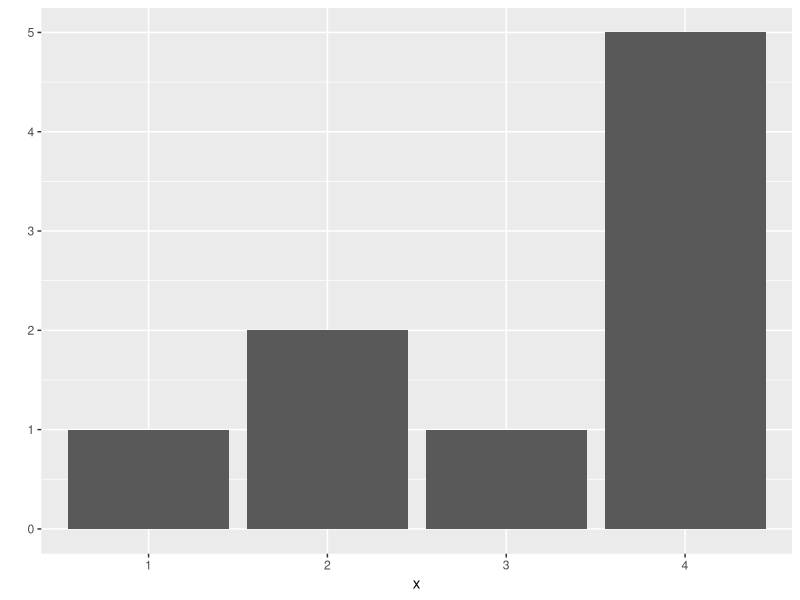
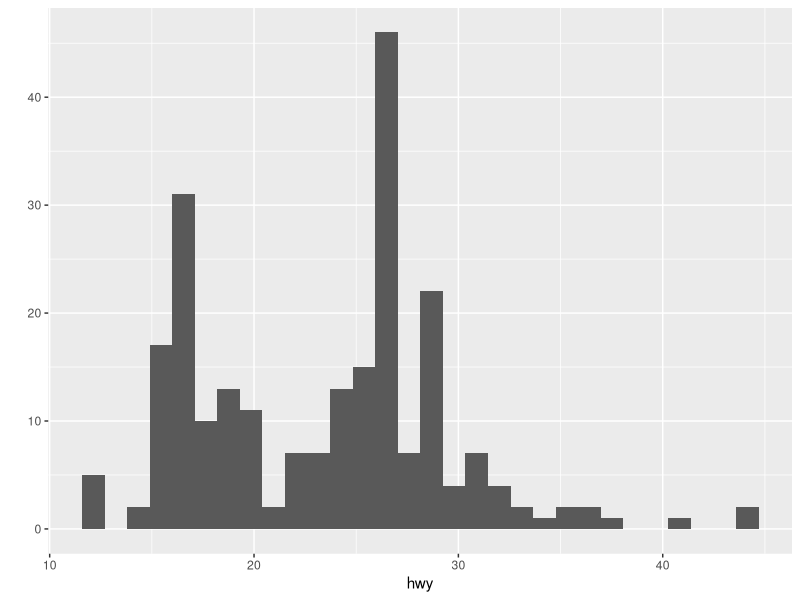
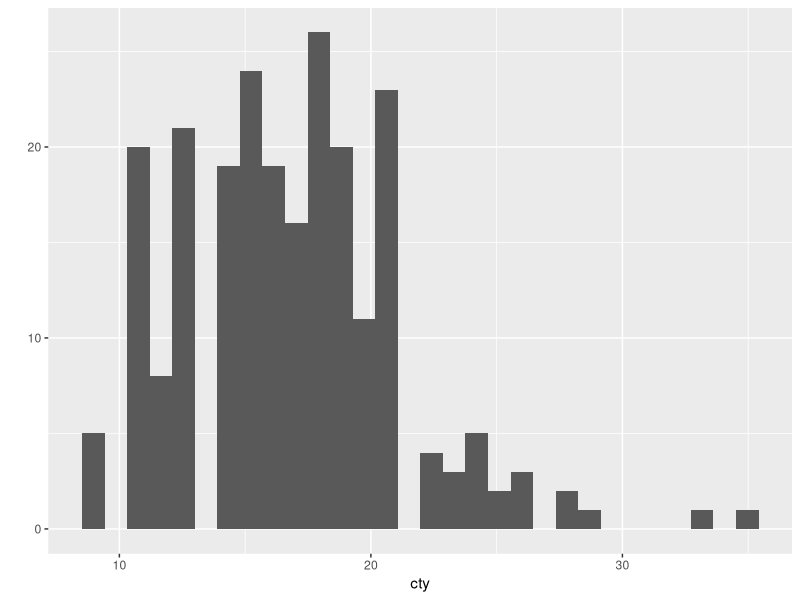
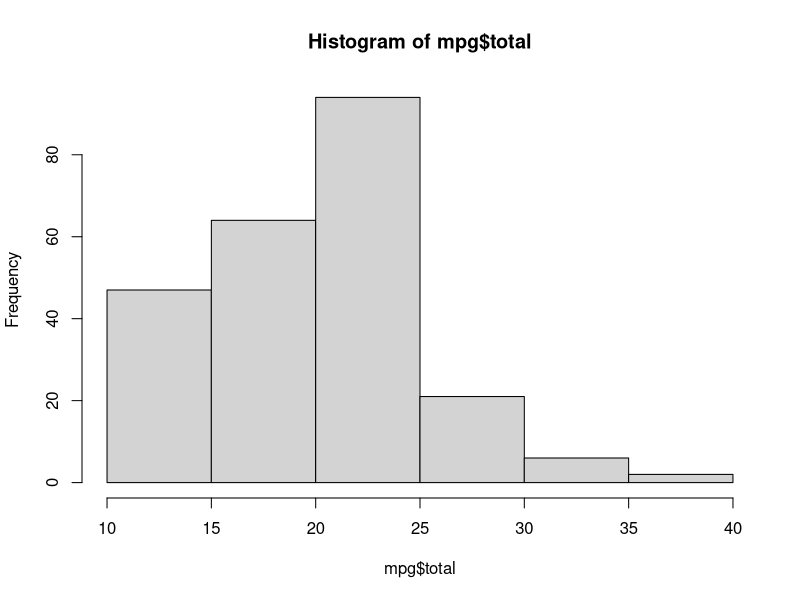
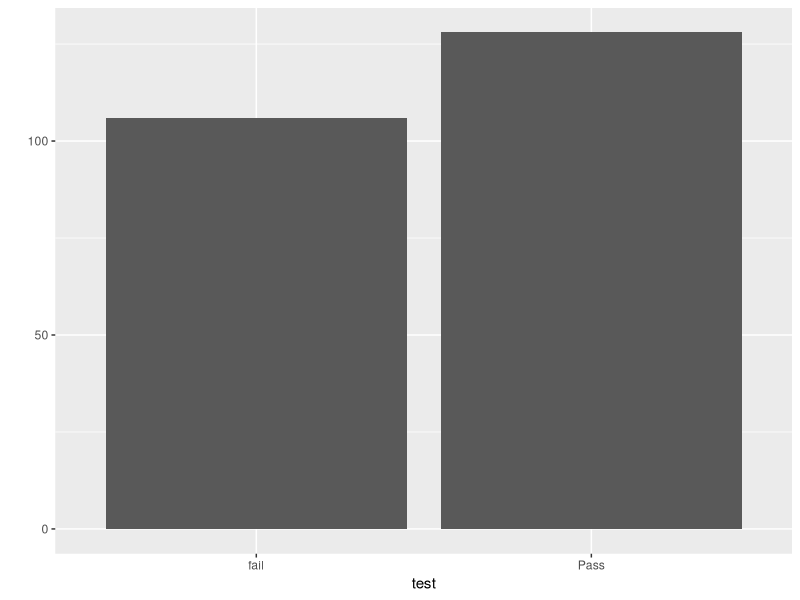
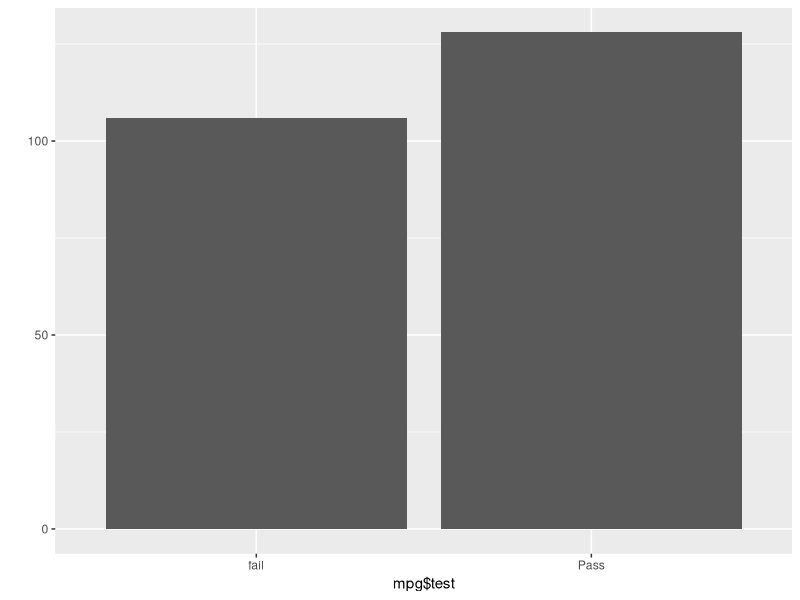
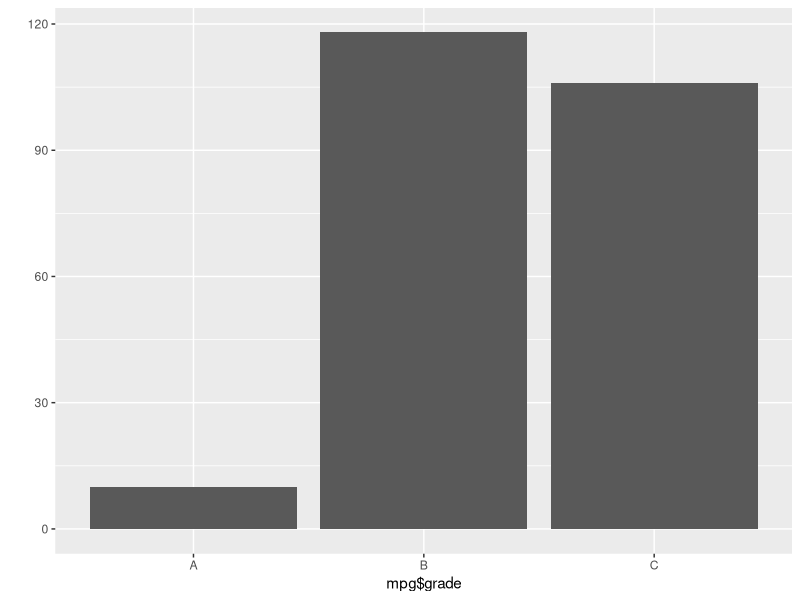

Reproduce these figures in R, in order. (Note: this script raises an error after producing the figures.)
# 기능 설치
install.packages("ggplot2")

# 기능 가져옴
library(ggplot2)

#데이터 불러오기 read.csv(file = "경로명")

x <- c("2","2","3","1","4","4","4","4","4")
x
qplot(x)

# 제거
rm(x)

# manufacturer
# model : model name
# displ : engine displacement, in litres
# year : year of manufacture
# cyl : number of cylinders
# trans : type of transmission
# drv : f = front-wheel drive, r = rear wheel drive, 4 = 4wd
# cty : city miles per gallon
# hwy : highway miles per gallon
# fl : fuel type
# class : "type" of car

####### mpg 데이터 파악하기

#data = mpg, X축에 변수 지정해 그래프 생성
qplot(data = mpg, x = hwy)
# X축 cty
qplot(data = mpg, x = cty)

# mpg 데이터를 데이터 프레임으로 만든다
mpg <- as.data.frame(ggplot2::mpg)
# 상위 5개의 행 자료를 보여줌
head(mpg)
# 하위 5개의 행 자료를 보여줌
tail(mpg)
# 행과 열을 보여줌
dim(mpg)
# 속성타입을 보여줌
str(mpg)
# 요약정보를 보여줌
summary(mpg)

# 데이터 프레임에 추가 데이터(통합연비) 생성 (데이터베이스에 생성되지 않음)
mpg$total <- (mpg$cty + mpg$hwy) / 2 
# 추가내역 확인
head(mpg)
# 통합연비 평균 -> total 연비의 평균과 중앙값이 약 20인것을 확인
# total 연비가 20 ~25 사이에 해당하는 자동차 모델이 가장 많은 것을 확인
# 대부분 25이하이고, 25를 넘기는 자동차는 많지 않음을 알수 있음
mean(mpg$total)
summary(mpg$total)
# 통합연비 히스토그램
hist(mpg$total)

# 합격 판정 변수 만들기 : total이 20이상이면 pass, 미만이면 fail 부여
mpg$test <- ifelse(mpg$total >= 20, "Pass", "fail")
# 20개행의 자료를 보여줌
head(mpg, 20)
# 합격판정을 받은 자동차 수
table(mpg$test)
# 합격판정을 받은 자동차 수의 그래프
qplot(data=mpg, x = test)
qplot(mpg$test)

#연비에 따른 등급 변수 만들기
# 중첩조건문
# total 
# total 30이상 A 
# total 20 ~ 29 B
# total 20 미만 C
mpg$grade <- ifelse(
  mpg$total >= 30, "A",
  ifelse(mpg$total >= 20, "B", 
        ifelse(mpg$total >= 10, "C", "D")))
# 연비에 따른 등급 생성확인
table(mpg$grade)
# 연비에 따른 등급 그래프
qplot(mpg$grade)
# 변수명 변경
mpg <- rename(mpg, company <- manufacture)